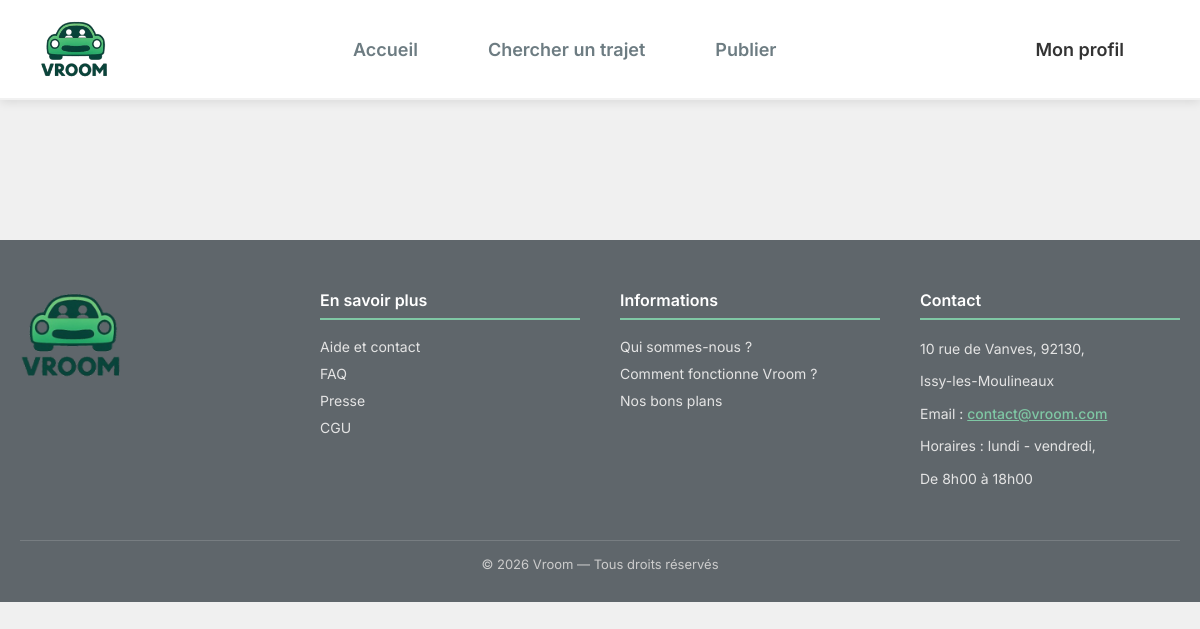
The page /index.php?page=mes_annonces (signed in) on the database as committed earlier.
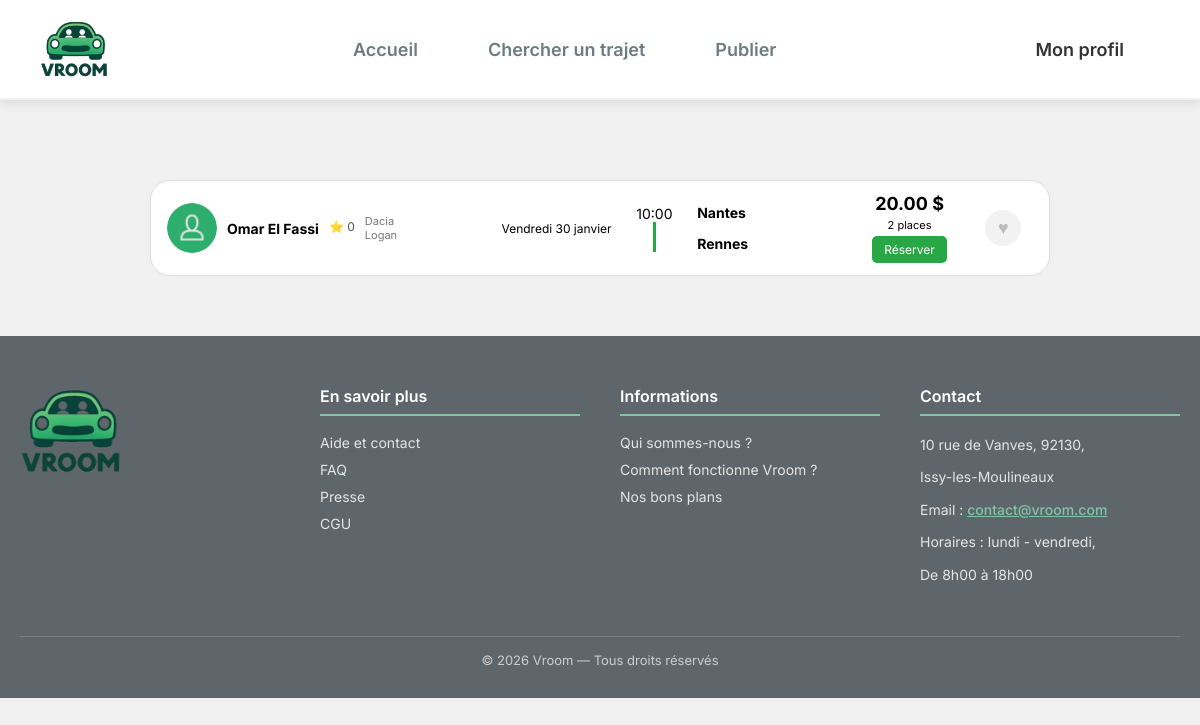
The same page on the database as committed later.
### tables this page shows
CREATE TABLE `annonces` (
  `id` bigint(20) UNSIGNED NOT NULL,
  `id_conducteur` bigint(20) UNSIGNED NOT NULL,
  `date_depart` date NOT NULL,
  `heure_depart` time NOT NULL,
  `datetime_depart` datetime NOT NULL,
  `prix_par_personne` decimal(10,2) NOT NULL,
  `places_disponibles` int(11) NOT NULL,
  `description` text NOT NULL,
  `commentaires` text DEFAULT NULL,
  `id_ville_depart` bigint(20) UNSIGNED NOT NULL,
  `adresse_depart` varchar(255) NOT NULL,
  `id_ville_arrivee` bigint(20) UNSIGNED NOT NULL,
  `adresse_arrivee` varchar(255) NOT NULL,
  `statut` enum('active','complete','annulee','expiree') NOT NULL DEFAULT 'active',
  `date_creation` timestamp NOT NULL DEFAULT current_timestamp(),
  `heure_arrivee` time DEFAULT NULL,
  `date_arrivee` date DEFAULT NULL,
  `id_vehicule` bigint(20) UNSIGNED DEFAULT NULL
);

CREATE TABLE `utilisateurs` (
  `id` bigint(20) UNSIGNED NOT NULL,
  `nom` varchar(255) NOT NULL,
  `prenom` varchar(255) NOT NULL,
  `email` varchar(255) DEFAULT NULL,
  `telephone` varchar(20) DEFAULT NULL,
  `avatar` varchar(255) DEFAULT NULL,
  `biographie` text DEFAULT NULL,
  `mot_de_passe` varchar(255) NOT NULL,
  `token_notification` varchar(255) DEFAULT NULL,
  `premiere_connexion` tinyint(1) NOT NULL DEFAULT 1,
  `try_token` int(11) NOT NULL DEFAULT 0,
  `remember_token` varchar(100) DEFAULT NULL,
  `date_creation` timestamp NOT NULL DEFAULT current_timestamp(),
  `date_mise_a_jour` timestamp NOT NULL DEFAULT current_timestamp() ON UPDATE current_timestamp(),
  `note` float DEFAULT 0,
  `photo_profil` varchar(255) DEFAULT NULL
);

CREATE TABLE `vehicules` (
  `id` bigint(20) UNSIGNED NOT NULL,
  `id_utilisateur` bigint(20) UNSIGNED NOT NULL,
  `marque` varchar(100) NOT NULL,
  `modele` varchar(100) NOT NULL,
  `annee` year(4) NOT NULL,
  `couleur` varchar(50) NOT NULL,
  `matricule` varchar(50) NOT NULL,
  `date_creation` timestamp NOT NULL DEFAULT current_timestamp()
);

CREATE TABLE `ville` (
  `id` bigint(20) UNSIGNED NOT NULL,
  `nom` varchar(255) NOT NULL,
  `latitude` decimal(10,6) NOT NULL,
  `longitude` decimal(10,6) NOT NULL
);

### Controleur/c_profil.php (called while the page is built, shortened)
<?php
require_once __DIR__ . '/../Modele/annonces.php';
class c_mes_annonces {
    public function afficher(): void {
        $annonces = Annonces::get_annonces_conducteur($_SESSION['user_id']);
        require __DIR__ . '/../Vue/head.php';
        require __DIR__ . '/../Vue/pages/v_mes_annonces.php';
        require __DIR__ . '/../Vue/footer.php';
    }
}
?>

### Modele/annonces.php (called while the page is built, shortened)
<?php
class Annonces {
    public static function detail_trajet(int $id): ?array{
        $db = dbConnect();
        $sql = "
        SELECT
            a.id,
            a.date_depart,
            DATE_FORMAT(a.heure_depart, '%H:%i') AS heure_depart,
            a.prix_par_personne,
            a.places_disponibles,
            a.description,
            a.adresse_depart,
            a.adresse_arrivee,
            u.nom AS conducteur_nom,
            u.note AS conducteur_note,
            u.avatar,
            v.marque,
            v.modele,
            vd.nom AS ville_depart,
            va.nom AS ville_arrivee,
            d.chemin_fichier AS chemin_avatar
        FROM annonces a
        JOIN utilisateurs u ON a.id_conducteur = u.id
        LEFT JOIN documents_utilisateur d
            ON a.id_conducteur = d.id_utilisateur
            AND d.type_document = 'avatar'
        JOIN vehicules v ON a.id_vehicule = v.id
        JOIN ville vd ON a.id_ville_depart = vd.id
        JOIN ville va ON a.id_ville_arrivee = va.id
        WHERE a.id = :id
        ";
        $stmt = $db->prepare($sql);
        $stmt->execute(['id' => $id]);
        $annonce = $stmt->fetch(PDO::FETCH_ASSOC);
        return $annonce ?: null;
    }
  public static function get_annonces_conducteur(int $id_conducteur): ?array {
    $trajets = [];
    $db = dbConnect();
    $stmt = $db->prepare(
        "SELECT * FROM annonces WHERE id_conducteur = :id_conducteur"
    );
    $stmt->execute([
        ':id_conducteur' => $id_conducteur
    ]);
    while ($row = $stmt->fetch(PDO::FETCH_ASSOC)) {
        $trajets[] = [
            "id" => (int) $row["id"],
        ];
    }
    return $trajets;
    }
}
?>

### Ressources/PHP/date_en_fr.php (called while the page is built, shortened)
<?php
function formatDateFr(string $date): string
{
    if (class_exists('IntlDateFormatter')) {
        $formatter = new IntlDateFormatter(
            'fr_FR',
            IntlDateFormatter::FULL,
            IntlDateFormatter::NONE,
            'Europe/Paris',
            IntlDateFormatter::GREGORIAN,
            'EEEE d MMMM'
        );
        return ucfirst($formatter->format(strtotime($date)));
    }
    $jours = [
        'Sunday' => 'Dimanche',
        'Monday' => 'Lundi',
        'Tuesday' => 'Mardi',
        'Wednesday' => 'Mercredi',
        'Thursday' => 'Jeudi',
        'Friday' => 'Vendredi',
        'Saturday' => 'Samedi'
    ];
    $mois = [
        'January' => 'janvier',
        'February' => 'février',
        'March' => 'mars',
        'April' => 'avril',
        'May' => 'mai',
        'June' => 'juin',
        'July' => 'juillet',
        'August' => 'août',
        'September' => 'septembre',
        'October' => 'octobre',
        'November' => 'novembre',
        'December' => 'décembre'
    ];
    $dateObj = new DateTime($date);
    return $jours[$dateObj->format('l')]
        . ' '
        . $dateObj->format('d')
        . ' '
        . $mois[$dateObj->format('F')];
}
?>

### Vue/pages/v_mes_annonces.php (the view, shortened to what the changed rows need)
<body>
    <section class="trajets-container">
            <?php if (!empty($annonces)): ?>
                <?php foreach ($annonces as $annonce):
                    $trajet = Annonces::detail_trajet((int)$annonce['id']);
                    if (!$trajet) continue;
                ?>
                    <div class="trajet-ligne">
                        <div class="col-driver">
                            <div class="avatar">
                                <?php if (!empty($trajet["chemin_avatar"])): ?>
                                    <img src="<?= htmlspecialchars($trajet["chemin_avatar"]) ?>" alt="Avatar">
                                <?php else: ?>
                                    <img src="Ressources/Image/person_icon.png" alt="Avatar par défaut">
                                <?php endif; ?>
                            </div>
                            <div class="driver-name"><?= htmlspecialchars($trajet["conducteur_nom"] ?? '') ?></div>
                            <div class="driver-stars">⭐ <?= htmlspecialchars($trajet["conducteur_note"] ?? 0) ?></div>
                            <div class="driver-details">
                                <p><?= htmlspecialchars($trajet["marque"] ?? '') ?></p>
                                <p><?= htmlspecialchars($trajet["modele"] ?? '') ?></p>
                            </div>
                        </div>
                        <div class='col-date'>
                            <div class="date-trajet">
                                <?= htmlspecialchars(formatDateFr($trajet['date_depart'])) ?>
                            </div>
                        </div>
                        <div class="col-horaires">
                            <div class="time-block">
                                <span class="heure"><?= htmlspecialchars($trajet["heure_depart"]) ?></span>
                            </div>
                            <div >
                                <div class="bar"></div>
                            </div>
                        </div>
                        <div class="col-villes">
                            <div class="ville">
                                <h4><?= htmlspecialchars($trajet["ville_depart"] ?? '') ?></h4>
                            </div>
                            <div class="ville">
                                <h4><?= htmlspecialchars($trajet["ville_arrivee"] ?? '') ?></h4>
                            </div>
                        </div>
                        <div class="col-prix">
                            <div class="prix"><?= htmlspecialchars($trajet["prix_par_personne"] ?? '') ?> $</div>
                            <div class="prix-info"><?= htmlspecialchars($trajet["places_disponibles"] ?? '')?> places</div>
                            <button class="btn-reserver"
                                onclick="window.location.href='index.php?page=detail_trajet&id=<?= htmlspecialchars($trajet['id']) ?>'">
                                Réserver
                            </button>
                        </div>
                        <?php if (isset($_SESSION['user_id'])): ?>
                            <div class="col-favori">
                                <button class="btn-favori" action="index.php?page=recherche_trajetdata&action=favoris&id_favori="<?= $trajet['id'] ?>>♥</button>
                            </div>
                        <?php endif; ?>
                    </div>
                <?php endforeach; ?>
            <?php else: ?>
                <p>Aucun trajet trouvé</p>
            <?php endif; ?>
    </section>
</body>

Rows that differ between the two databases and show on the page:
now on this page (row edited): annonces: utilisateurs.nom "Omar El Fassi", utilisateurs.note "0", id_vehicule.marque "Dacia", id_vehicule.modele "Logan", date_depart "Vendredi 30 janvier", heure_depart "10:00", ville.nom "Nantes", ville.nom "Rennes", prix_par_personne "20.00", places_disponibles "2"
